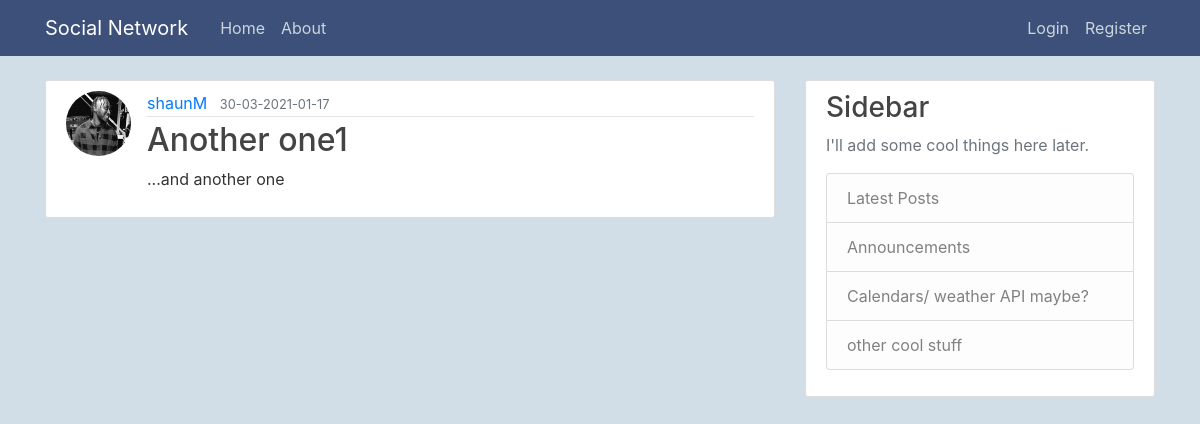
Screenshot of /post/2 with the database file from the repository.
### flaskblog/models.py (models this page shows, shortened)
class User(db.Model, UserMixin): # the table name automatically set to 'user', however this can be chenged
    id = db.Column(db.Integer, primary_key=True)
    username = db.Column(db.String(20), unique=True, nullable=False)
    email = db.Column(db.String(120), unique=True, nullable=False)
    image_file = db.Column(db.String(20), nullable=False, default='default.jpg')
    password = db.Column(db.String(60), nullable=False)
    posts = db.relationship('Post', backref='author', lazy=True) #backref creates 'author' column for every user who creates a posts;

class Post(db.Model):
    id = db.Column(db.Integer, primary_key=True)
    title = db.Column(db.String(100), nullable=False)
    date_posted = db.Column(db.DateTime, nullable=False, default=datetime.utcnow)
    content = db.Column(db.Text, nullable=False)
    user_id = db.Column(db.Integer, db.ForeignKey('user.id'), nullable=False)

### flaskblog/posts/routes.py (the view)
@posts.route("/post/<int:post_id>",)
def post(post_id):
    post = Post.query.get_or_404(post_id)
    return render_template('post.html', title=post.title,
                            post=post)

### flaskblog/templates/post.html (shortened to what this page needs)
{% extends 'layout.html' %}
{% block content %}
    <article class="media content-section">
        <img class="rounded-circle article-img" src="{{ url_for('static', filename='profile-pics/' + post.author.image_file) }}">
        <div class="media-body">
            <div class="article-metadata">
                <a class="mr-2" href="{{ url_for('users.user_posts', username=post.author.username) }} ">{{ post.author.username }}</a>
                <small class="text-muted">{{ post.date_posted.strftime('%d-%m-%Y-%H-%M') }}</small>
            </div>
            <h2 class="article-title>"> {{ post.title }} </h2>
            <p class="article-content">{{ post.content }}</p>
        </div>
    </article>
{% endblock content %}

### flaskblog/static/main.css (style rules this page uses)
body { background: #f8f2f2; color: #333333; margin-top: 5rem; }
h1, h2, h3, h4, h5, h6 { color: #444444; }
.content-section { background: #ffffff; padding: 10px 20px; border: 1px solid #dddddd; border-radius: 3px; margin-bottom: 20px; }
.article-content { white-space: pre-line; }
.article-img { height: 65px; width: 65px; margin-right: 16px; }
.article-metadata { padding-bottom: 1px; margin-bottom: 4px; border-bottom: 1px solid #e3e3e3 }

### rows the page displays
User: image_file (picture), author.username "shaunM"
Post: date_posted "30-03-2021-01-17", title "Another one1", content "...and another one"
